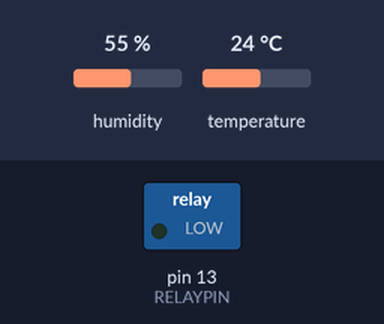
Simulated run of this sketch. Board: Arduino Uno, built with avr-gcc and run on an emulated ATmega328P. Parts: switched loads named in the sketch (green lamp = pin HIGH). The test bench sets the inputs (shaded band); at power-on: temperature 24 °C, humidity 55 %. What the sketch prints to the serial monitor is not drawn.

Above: at 2.8 s.
2.9 s: temperature set to 29 °C
8.9 s: temperature set to 32 °C
At 10.5 s:
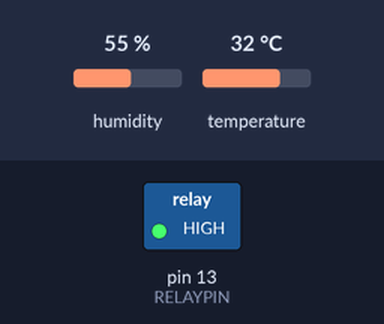
Timing chart, 0 to 12.0 s (numbered marks = the images above; inputs shaded):
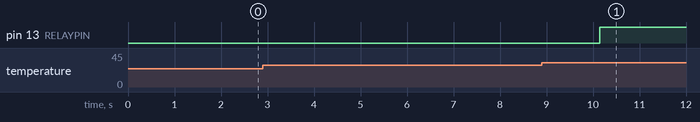

Measured:
- the behaviour switches between 30 and 31 °C on temperature (found by bisection; images 0 and 1)
- after the input at 8.9 s, pin 13 (RELAYPIN): LOW → HIGH after 1.2 s

The sketch:

modul1_kendali_aktuator.ino
```cpp
#include <DHT.h>
#define DHTPIN 4 // pin data DHT22 terhubung ke GPIO 4
#define DHTTYPE DHT11
#define RELAYPIN 13 // pin kendali relay/LED indikator

DHT dht(DHTPIN, DHTTYPE);

const float suhuThreshold = 30.0; // ambang batas suhu (°C)

void setup() {
  Serial.begin(115200);
  dht.begin();
  pinMode(RELAYPIN, OUTPUT);
  digitalWrite(RELAYPIN, LOW); // pastikan aktuator mati diawal
}
void loop() {
  float suhu = dht.readTemperature();
  if (isnan(suhu)) {
    Serial.println("Gagal membaca data sensor!");
  } else {
    Serial.print("Suhu: ");
    Serial.print(suhu);
    Serial.print(" °C -> ");
  // Kendali aktuator berdasarkan hasil akuisisi data sensor
    if (suhu > suhuThreshold) {
      digitalWrite(RELAYPIN, HIGH); // aktifkan relay/LED
      Serial.println("Aktuator: ON");
    } else {
      digitalWrite(RELAYPIN, LOW); // matikan relay/LED
      Serial.println("Aktuator: OFF");
    }
  }
}
```
